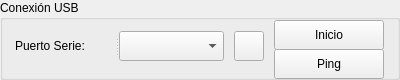
      <widget class="QGroupBox" name="groupBox">
       <property name="minimumSize">
        <size>
         <width>400</width>
         <height>80</height>
        </size>
       </property>
       <property name="maximumSize">
        <size>
         <width>400</width>
         <height>80</height>
        </size>
       </property>
       <property name="title">
        <string>Conexión USB</string>
       </property>
       <layout class="QGridLayout" name="gridLayout_4">
        <property name="leftMargin">
         <number>2</number>
        </property>
        <property name="topMargin">
         <number>0</number>
        </property>
        <property name="rightMargin">
         <number>2</number>
        </property>
        <property name="bottomMargin">
         <number>4</number>
        </property>
        <property name="horizontalSpacing">
         <number>0</number>
        </property>
        <property name="verticalSpacing">
         <number>4</number>
        </property>
        <item row="0" column="0" rowspan="2">
         <widget class="QSplitter" name="splitter">
          <property name="orientation">
           <enum>Qt::Horizontal</enum>
          </property>
          <widget class="QLabel" name="serialPortLabel">
           <property name="minimumSize">
            <size>
             <width>100</width>
             <height>30</height>
            </size>
           </property>
           <property name="maximumSize">
            <size>
             <width>100</width>
             <height>30</height>
            </size>
           </property>
           <property name="text">
            <string>Puerto Serie:</string>
           </property>
          </widget>
          <widget class="QComboBox" name="serialPortComboBox">
           <property name="minimumSize">
            <size>
             <width>105</width>
             <height>30</height>
            </size>
           </property>
           <property name="maximumSize">
            <size>
             <width>105</width>
             <height>30</height>
            </size>
           </property>
          </widget>
         </widget>
        </item>
        <item row="0" column="1" rowspan="2">
         <widget class="QPushButton" name="refrescarPuertos">
          <property name="minimumSize">
           <size>
            <width>30</width>
            <height>30</height>
           </size>
          </property>
          <property name="maximumSize">
           <size>
            <width>30</width>
            <height>30</height>
           </size>
          </property>
          <property name="text">
           <string notr="true"/>
          </property>
          <property name="icon">
           <iconset resource="imagenes.qrc">
            <normaloff>:/images/159061.png</normaloff>:/images/159061.png</iconset>
          </property>
         </widget>
        </item>
        <item row="0" column="2">
         <widget class="QPushButton" name="runButton">
          <property name="minimumSize">
           <size>
            <width>110</width>
            <height>30</height>
           </size>
          </property>
          <property name="maximumSize">
           <size>
            <width>110</width>
            <height>30</height>
           </size>
          </property>
          <property name="text">
           <string>Inicio</string>
          </property>
         </widget>
        </item>
        <item row="1" column="2">
         <widget class="QPushButton" name="pingButton">
          <property name="minimumSize">
           <size>
            <width>110</width>
            <height>30</height>
           </size>
          </property>
          <property name="maximumSize">
           <size>
            <width>110</width>
            <height>30</height>
           </size>
          </property>
          <property name="text">
           <string>Ping</string>
          </property>
         </widget>
        </item>
       </layout>
      </widget>
